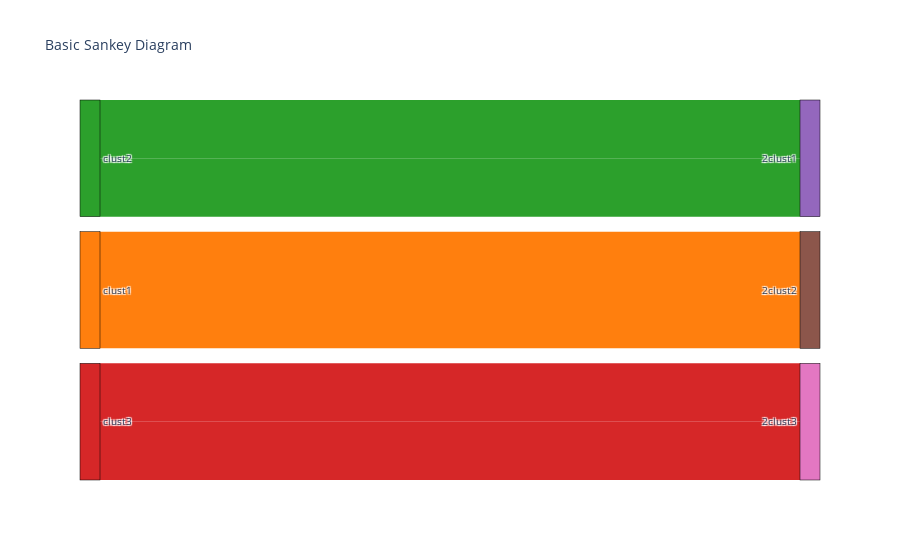

The cell this chart's notebook holds for it:
### Code cell
import plotly.graph_objects as go
DEFAULT_PLOTLY_COLORS=['rgb(31, 119, 180)', 'rgb(255, 127, 14)',
                       'rgb(44, 160, 44)', 'rgb(214, 39, 40)',
                       'rgb(148, 103, 189)', 'rgb(140, 86, 75)',
                       'rgb(227, 119, 194)', 'rgb(127, 127, 127)',
                       'rgb(188, 189, 34)', 'rgb(23, 190, 207)']

names = ['none','clust1','clust2', 'clust3']
names2 = ["2" + n for n in names[1:]]
fig = go.Figure(data=[go.Sankey(
    node = dict(
      pad = 15,
      thickness = 20,
      line = dict(color = "black", width = 0.5),
      label = np.hstack([names, names2]), #cell labels
      color = [DEFAULT_PLOTLY_COLORS[val] for val in [0,1,2,3]+[4,5,6]] #color (cluster label + palette )
    ),
    link = dict(
      source = [1,1,2,2,3,3], # 
      target = [k + 3 for k in [2,2,1,1,3,3]],
      value = [1 for _ in range(6)],
      color =[DEFAULT_PLOTLY_COLORS[val] for val in [1,1,2,2,3,3]] #np.array(["blue",'red','green','yellow'])
  ))])

fig.update_layout(title_text="Basic Sankey Diagram", font_size=10)
fig.show()

#my_palette = plt.cm.get_cmap("Accent", 5)
#val=cluster_labels[num]
#my_palette(val)

### Figure 1 — Plotly figure (JSON) as saved in the notebook; plotly's stock layout.template omitted (floating-point values rounded to 4 significant figures)
{"data": [{"link": {"color": ["rgb(255, 127, 14)", "rgb(255, 127, 14)", "rgb(44, 160, 44)", "rgb(44, 160, 44)", "rgb(214, 39, 40)", "rgb(214, 39, 40)"], "source": [1, 1, 2, 2, 3, 3], "target": [5, 5, 4, 4, 6, 6], "value": [1, 1, 1, 1, 1, 1]}, "node": {"color": ["rgb(31, 119, 180)", "rgb(255, 127, 14)", "rgb(44, 160, 44)", "rgb(214, 39, 40)", "rgb(148, 103, 189)", "rgb(140, 86, 75)", "rgb(227, 119, 194)"], "label": ["none", "clust1", "clust2", "clust3", "2clust1", "2clust2", "2clust3"], "line": {"color": "black", "width": 0.5}, "pad": 15, "thickness": 20}, "type": "sankey"}], "layout": {"font": {"size": 10}, "title": {"text": "Basic Sankey Diagram"}}}
